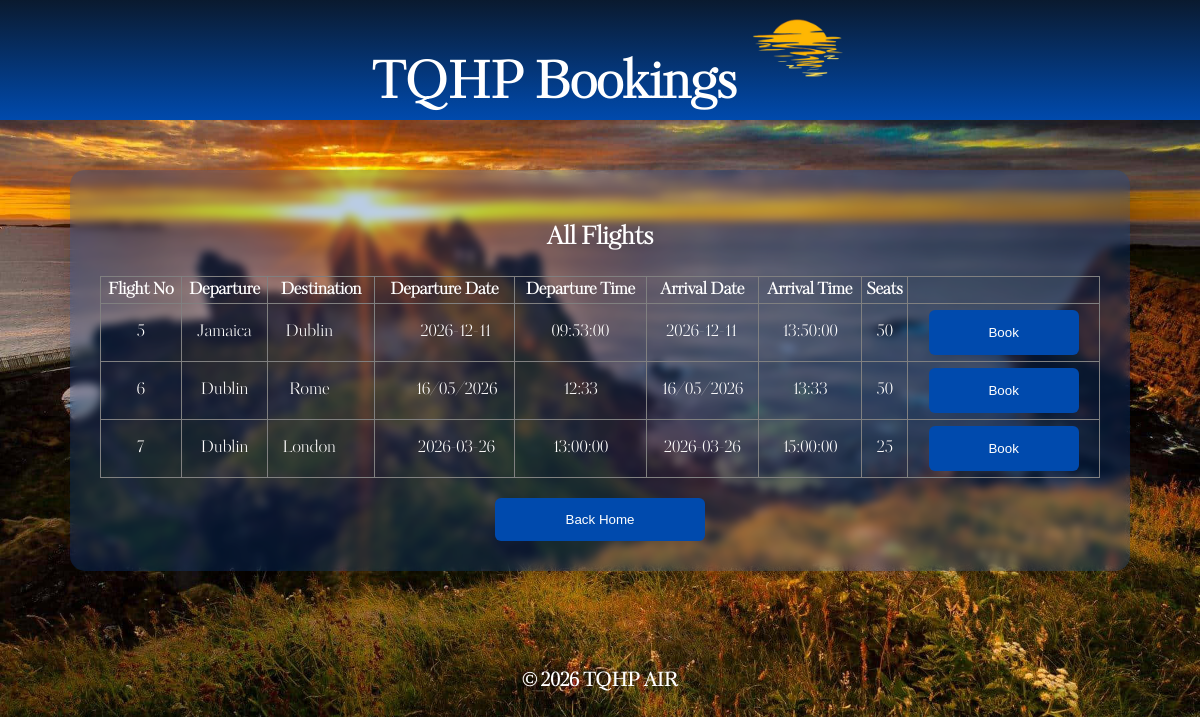
The app's page /showFlights, older data.
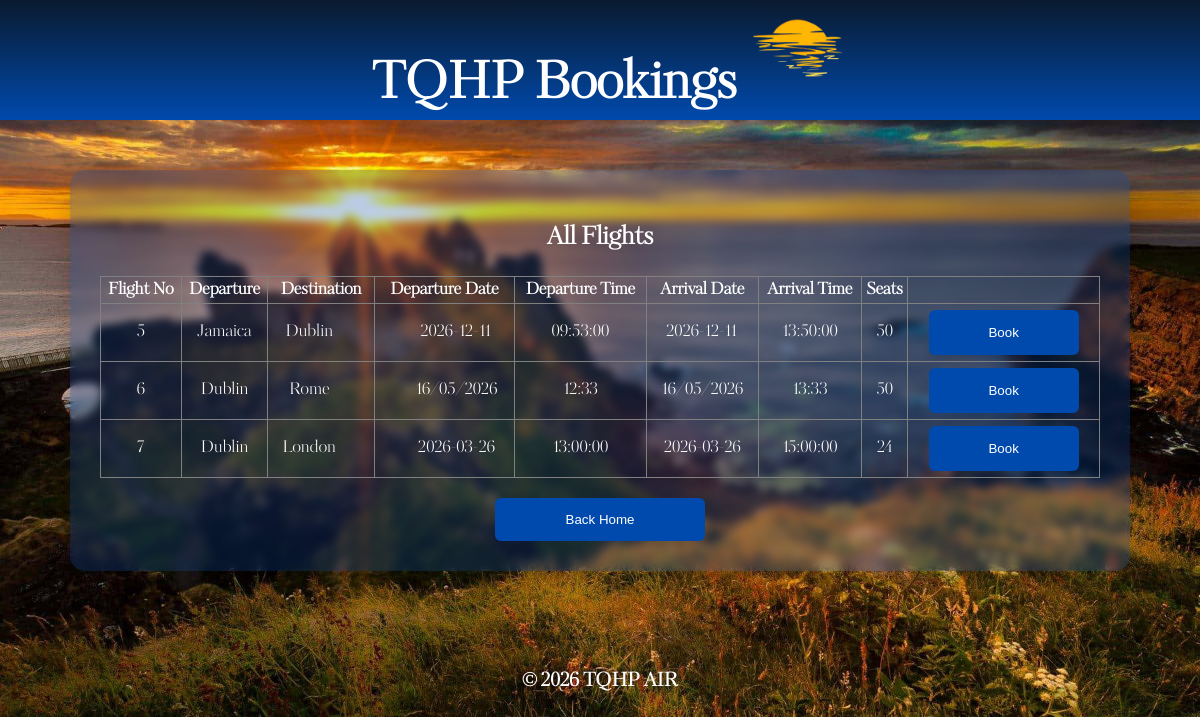
The same page, newer data.
### tables this page shows
CREATE TABLE Flight (
    flightNumber INTEGER PRIMARY KEY AUTOINCREMENT,
    departure TEXT NOT NULL,
    destination TEXT NOT NULL,
    departureDate TEXT NOT NULL,
    departureTime TEXT NOT NULL,
    arrivalDate TEXT NOT NULL,
    arrivalTime TEXT NOT NULL,
    numberSeats INTEGER NOT NULL,
    airlineID INTEGER,
    FOREIGN KEY (airlineID) REFERENCES Airline(airlineID)
);

### app.py (the view)
@app.route("/showFlights")
def showFlights():
    conn = getDbConnection()
    flights = conn.execute("SELECT * FROM Flight").fetchall()
    conn.close()
    return render_template("showFlights.html", flights=flights)

### app.py (called while the page is built)
def getDbConnection():
    conn = sqlite3.connect("AirPlaneSystem.db")
    conn.row_factory = sqlite3.Row
    return conn

### templates/showFlights.html (shortened to what this page needs)
<!DOCTYPE html>
<html lang="en">
<head>
    <link rel="stylesheet" href="{{ url_for('static', filename='airplane.css') }}">
</head>
<body>
        <div class = "topBar">
        <h1>
             TQHP Bookings
            <img id="logo" src="{{ url_for('static', filename='Images/sunset logo.png') }}">
        </h1>
        </div>
    <div id = "main">
<div id = "display">
     <h2>All Flights</h2>
<table border="1">
    <tr>
        <th>Flight No</th>
        <th>Departure</th>
        <th>Destination</th>
        <th>Departure Date</th>
        <th>Departure Time</th>
        <th>Arrival Date</th>
        <th>Arrival Time</th>
        <th>Seats</th>
    </tr>
    {% for flight in flights %}
    <tr>
        <td>{{ flight.flightNumber }}</td>
        <td>{{ flight.departure }}</td>
        <td>{{ flight.destination }}</td>
        <td>{{ flight.departureDate }}</td>
        <td>{{ flight.departureTime }}</td>
        <td>{{ flight.arrivalDate }}</td>
        <td>{{ flight.arrivalTime }}</td>
        <td>{{ flight.numberSeats }}</td>
        <td>
            <a href="/selectSeat/{{ flight.flightNumber }}">
                <button>Book</button>
            </a>
        </td>
    </tr>
    {% endfor %}
</table>
    <button onclick="location.href='/'">Back Home</button>
    </div>
    </div>
    <div class = "bottomBar">
        <h3>© 2026 TQHP AIR</h3>
    </div>
</body>
</html>

### static/airplane.css (style rules this page uses)
html, body { height:100%; margin: 0; padding:0; width: 100% }
body { font-family: 'KudryashevDisplay', sans-serif; background: url("/static/Images/Sunset.jpg"); background-size: cover; background-position: center; background-repeat: no-repeat; display: flex; flex-direction: column; }
.topBar { font-family:'KudryashevDisplay', sans-serif; height: 15%; display: flex; align-items: center; justify-content: center; gap: 15px; padding-left: 20px; font-size: 25px; background: linear-gradient(180deg, #0A1A2F, #004AAD); color: white; }
#logo { height: 100px; width: auto; }
.bottomBar { height: 15%; text-align: center; display: flex; justify-content: center; align-items: center; color: white; }
button { background: #004AAD; color: white; padding: 14px 20px; border: none; border-radius: 6px; cursor: pointer; transition: all 0.2s ease; width: 210px; }
#display { display: flex; flex-direction: column; align-items: center; background: rgba(0, 74, 173, 0.25); backdrop-filter: blur(4px); color: white; padding: 30px; width: 90%; max-width: 1000px; border-radius: 15px; box-shadow: 0 10px 25px rgba(0,0,0,0.2); margin: 50px auto; }
#display table { width: 100%; border-collapse: collapse; margin-bottom: 20px; text-align: center; }
td:nth-child(3) { padding-right: 30px; }
td:nth-child(4) { padding-left: 30px; }
td { padding: 6px; }
td button { width: 150px; height: 45px; }
table { margin: auto; }

Row changes from the older to the newer data that the page shows:
changed Flight "London": numberSeats "25" → "24"
